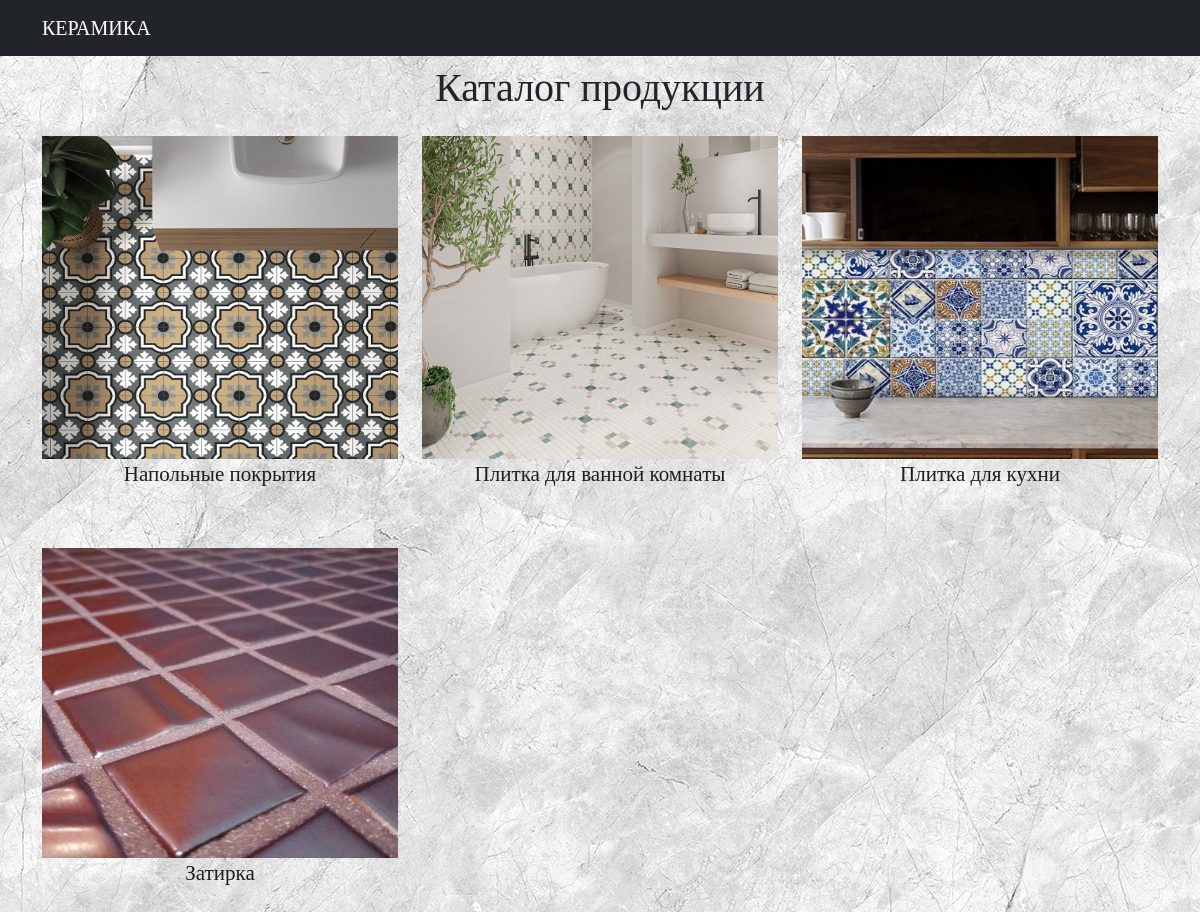
Screenshot of /catalog.php with the database file from the repository.
### tables this page shows
CREATE TABLE `categories` (
  `ID` int(11) NOT NULL,
  `категория` varchar(25) NOT NULL,
  `ссылка` varchar(25) NOT NULL,
  `фото` varchar(255) NOT NULL
);

### catalog.php (the view, shortened to what this page needs)
<!DOCTYPE html>
<html lang="en">
<head>
    <link href="https://cdn.jsdelivr.net/npm/bootstrap@5.3.1/dist/css/bootstrap.min.css" rel="stylesheet"
>
   <link rel="stylesheet" href="style.css">
   <link rel="stylesheet" href="https://cdnjs.cloudflare.com/ajax/libs/font-awesome/6.5.1/css/all.min.css">
</head>
<body>
<?include "header.php"?>
<div class="container text-center">
    <div class="mt-2 mb-3"><h1>Каталог продукции</h1></div>
<div class="row">
<?php
        $db = dbconn();
            $query = $db->query("SELECT * FROM `categories`");
            while($row=$query->fetch_assoc())
            {
            ?>
            <div class="col-4 gy-2">
            <a href="<?=$row['ссылка']?>" class="text_cat">
            <img src="<?=$row['фото']?>" alt="" class="jpgr">
            <br>
                <?=$row['категория']?>
            </a>
            </div>
            <?
            }
?>
</div>
</div>
</body>
</html>

### style.css (style rules this page uses)
body { background: url('/фото/фон2.jpg') ; font-family: Georgia, 'Times New Roman', Times, serif; }
.jpgr { width: 100%; height: 80%; }
.text_cat { font-family: "Times New Roman", Times, serif; font-size: 21px; letter-spacing: 0px; word-spacing: 0px; color: #000000de; font-weight: normal; text-decoration: none; font-style: normal; font-variant: normal; text-transform: none; }
.jpgr { width: 180px; height: 180px; border-radius: 10px; }

### rows the page displays
categories: фото (picture), категория "Напольные покрытия"
categories: фото (picture), категория "Плитка для ванной комнаты"
categories: фото (picture), категория "Плитка для кухни"
categories: фото (picture), категория "Затирка"
